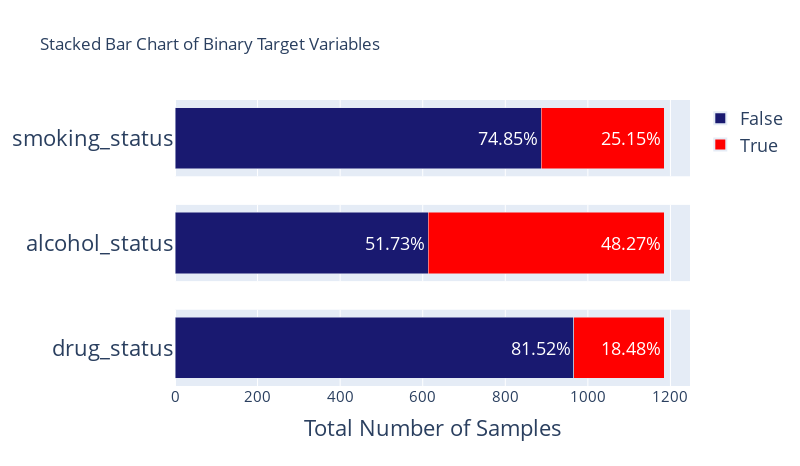

Notebook code for this chart:
### Code cell
import plotly.graph_objects as go
from plotly.subplots import make_subplots
import pandas as pd

def plot_target_ratios(df: pd.DataFrame, targets: list) -> None:
    """Plot the number of observations for each target variable in a stacked bar chart,
    with percentage values shown inside each sub-bar."""
    # Create a subplot figure with len(targets) rows and 1 column
    fig = make_subplots(rows=len(targets), cols=1, shared_xaxes=True)

    # Colors for the bars
    colors = ['midnightblue', 'red']

    for idx, target in enumerate(targets):
        # Count the number of observations for each target variable
        true_count = df[target].sum()
        false_count = len(df) - true_count
        total_count = true_count + false_count

        # Calculate percentages
        true_percentage = f"{true_count / total_count:.2%}"
        false_percentage = f"{false_count / total_count:.2%}"

        # Add False bar
        fig.add_trace(
            go.Bar(
                y=[target],
                x=[false_count],
                name='False',
                text=false_percentage,  # Show percentage inside the bar
                textposition='inside',
                orientation='h',
                marker_color=colors[0],
                hoverinfo='name+x',
                showlegend=(idx == 0)  # Only show the legend for the first set
            ), row=idx+1, col=1
        )

        # Add True bar
        fig.add_trace(
            go.Bar(
                y=[target],
                x=[true_count],
                name='True',
                text=true_percentage,  # Show percentage inside the bar
                textposition='inside',
                orientation='h',
                marker_color=colors[1],
                hoverinfo='name+x',
                showlegend=(idx == 0)  # Only show the legend for the first set
            ), row=idx+1, col=1
        )

    # Update layout for a stacked bar chart
    fig.update_layout(
        barmode='stack',
        title='Stacked Bar Chart of Binary Target Variables',
        height=466,
        width=800,
        legend=dict(
            traceorder='normal',
            itemsizing='constant',
            font=dict(size=18),
        ),
        uniformtext_minsize=18,
        uniformtext_mode='hide'
    )

    # Set the x-axis title for the last plot to show 'Total Number of Samples'
    fig.update_xaxes(title_text="Total Number of Samples", row=len(targets), col=1, title_font=dict(size=22))

    # Set the y-axis ticks to display the target names
    for i, target in enumerate(targets, 1):
        fig.update_yaxes(tickvals=[target], ticktext=[target], row=i, col=1, tickfont=dict(size=22))

    # Update x-axis for each subplot
    for i in range(1, len(targets) + 1):
        fig.update_xaxes(row=i, col=1, tickfont=dict(size=15))

    # Show the figure
    fig.show()



plot_target_ratios(
    df      = df,
    targets = consumption,
)

### Figure 1 — Plotly figure (JSON) as saved in the notebook; plotly's stock layout.template omitted (floating-point values rounded to 4 significant figures)
{"data": [{"hoverinfo": "name+x", "marker": {"color": "midnightblue"}, "name": "False", "orientation": "h", "showlegend": true, "text": "74.85%", "textposition": "inside", "type": "bar", "x": [887], "xaxis": "x", "y": ["smoking_status"], "yaxis": "y"}, {"hoverinfo": "name+x", "marker": {"color": "red"}, "name": "True", "orientation": "h", "showlegend": true, "text": "25.15%", "textposition": "inside", "type": "bar", "x": [298], "xaxis": "x", "y": ["smoking_status"], "yaxis": "y"}, {"hoverinfo": "name+x", "marker": {"color": "midnightblue"}, "name": "False", "orientation": "h", "showlegend": false, "text": "51.73%", "textposition": "inside", "type": "bar", "x": [613], "xaxis": "x2", "y": ["alcohol_status"], "yaxis": "y2"}, {"hoverinfo": "name+x", "marker": {"color": "red"}, "name": "True", "orientation": "h", "showlegend": false, "text": "48.27%", "textposition": "inside", "type": "bar", "x": [572], "xaxis": "x2", "y": ["alcohol_status"], "yaxis": "y2"}, {"hoverinfo": "name+x", "marker": {"color": "midnightblue"}, "name": "False", "orientation": "h", "showlegend": false, "text": "81.52%", "textposition": "inside", "type": "bar", "x": [966], "xaxis": "x3", "y": ["drug_status"], "yaxis": "y3"}, {"hoverinfo": "name+x", "marker": {"color": "red"}, "name": "True", "orientation": "h", "showlegend": false, "text": "18.48%", "textposition": "inside", "type": "bar", "x": [219], "xaxis": "x3", "y": ["drug_status"], "yaxis": "y3"}], "layout": {"barmode": "stack", "height": 466, "legend": {"font": {"size": 18}, "itemsizing": "constant", "traceorder": "normal"}, "title": {"text": "Stacked Bar Chart of Binary Target Variables"}, "uniformtext": {"minsize": 18, "mode": "hide"}, "width": 800, "xaxis": {"anchor": "y", "domain": [0, 1], "matches": "x3", "showticklabels": false, "tickfont": {"size": 15}}, "xaxis2": {"anchor": "y2", "domain": [0, 1], "matches": "x3", "showticklabels": false, "tickfont": {"size": 15}}, "xaxis3": {"anchor": "y3", "domain": [0, 1], "tickfont": {"size": 15}, "title": {"font": {"size": 22}, "text": "Total Number of Samples"}}, "yaxis": {"anchor": "x", "domain": [0.7333, 1], "tickfont": {"size": 22}, "ticktext": ["smoking_status"], "tickvals": ["smoking_status"]}, "yaxis2": {"anchor": "x2", "domain": [0.3667, 0.6333], "tickfont": {"size": 22}, "ticktext": ["alcohol_status"], "tickvals": ["alcohol_status"]}, "yaxis3": {"anchor": "x3", "domain": [0, 0.2667], "tickfont": {"size": 22}, "ticktext": ["drug_status"], "tickvals": ["drug_status"]}}}
